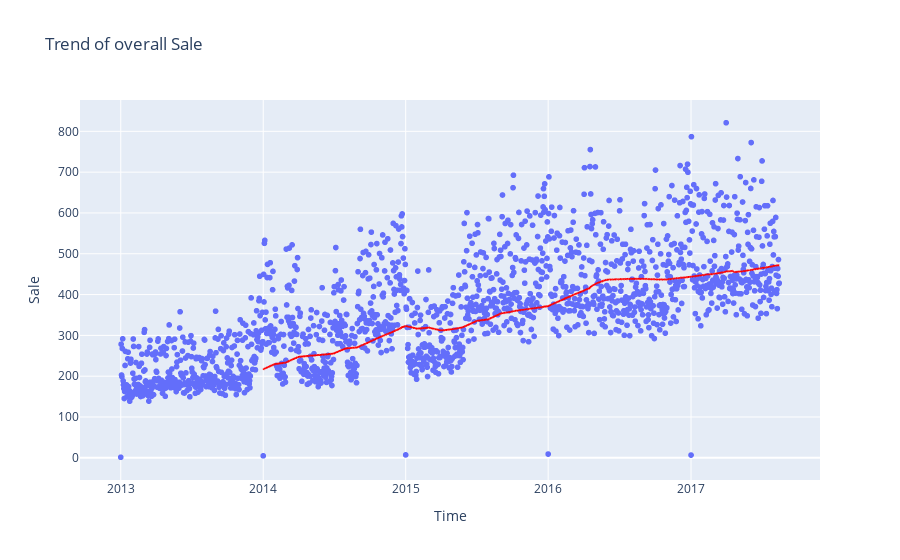

Here is the notebook cell this chart was saved with:
### Code cell
#  Plot: Overall Sales Trend Over Time
# trend = average_sale.rolling(
#     window=365,
#     center=True,
#     min_periods=183,
# ).mean()


fig = px.scatter(title="Trend of overall Sale",data_frame=average_sale_by_date, x=average_sale_by_date.index, y=average_sale_by_date.values, trendline="rolling", trendline_options=dict(window=365))
fig.data[1].update(line_color='red') 
fig.update_layout(
    xaxis_title="Time", yaxis_title="Sale"
)
fig.show()

### Using matplotlib
# plt.plot(average_sale.index, average_sale.values)
# plt.xlabel("Time",  size = 20)
# plt.ylabel("Sales", size = 20)
# plt.title("Trend Sales", size = 25)

# plt.plot(trend, color="red")

### Figure 1 — Plotly figure (JSON) as saved in the notebook; plotly's stock layout.template omitted (floating-point values rounded to 4 significant figures; data arrays with more than 128 entries replaced by an {"elided": "..."} marker saying what was removed)
{"data": [{"hovertemplate": "date=%{x}<br>y=%{y}<extra></extra>", "legendgroup": "", "marker": {"color": "#636efa", "symbol": "circle"}, "mode": "markers", "name": "", "showlegend": false, "type": "scattergl", "x": {"elided": "1684 str values"}, "xaxis": "x", "y": {"elided": "1684 float values"}, "yaxis": "y"}, {"hovertemplate": "<b>Rolling mean trendline</b><br><br>date=%{x}<br>y=%{y} <b>(trend)</b><extra></extra>", "legendgroup": "", "line": {"color": "red"}, "marker": {"color": "#636efa", "symbol": "circle"}, "mode": "lines", "name": "", "showlegend": false, "type": "scattergl", "x": {"elided": "1684 str values"}, "xaxis": "x", "y": {"elided": "1684 float values"}, "yaxis": "y"}], "layout": {"legend": {"tracegroupgap": 0}, "title": {"text": "Trend of overall Sale"}, "xaxis": {"anchor": "y", "domain": [0, 1], "title": {"text": "Time"}}, "yaxis": {"anchor": "x", "domain": [0, 1], "title": {"text": "Sale"}}}}
